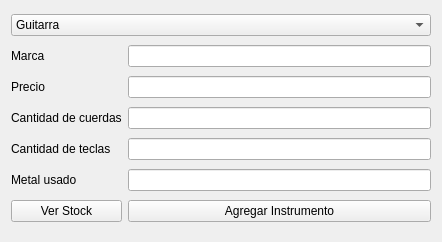
<?xml version="1.0" encoding="UTF-8"?>
<ui version="4.0">
 <class>Formulario</class>
 <widget class="QWidget" name="Formulario">
  <property name="geometry">
   <rect>
    <x>0</x>
    <y>0</y>
    <width>442</width>
    <height>242</height>
   </rect>
  </property>
  <property name="windowTitle">
   <string>Formulario</string>
  </property>
  <layout class="QGridLayout" name="gridLayout">
   <item row="1" column="0">
    <widget class="QLabel" name="lMarca">
     <property name="text">
      <string>Marca</string>
     </property>
    </widget>
   </item>
   <item row="1" column="1">
    <widget class="QLineEdit" name="leMarca"/>
   </item>
   <item row="2" column="0">
    <widget class="QLabel" name="lPrecio">
     <property name="text">
      <string>Precio</string>
     </property>
    </widget>
   </item>
   <item row="2" column="1">
    <widget class="QLineEdit" name="lePrecio"/>
   </item>
   <item row="3" column="0">
    <widget class="QLabel" name="lCant_cuerdas">
     <property name="text">
      <string>Cantidad de cuerdas</string>
     </property>
    </widget>
   </item>
   <item row="3" column="1">
    <widget class="QLineEdit" name="leCant_cuerdas"/>
   </item>
   <item row="4" column="0">
    <widget class="QLabel" name="lCant_teclas">
     <property name="text">
      <string>Cantidad de teclas</string>
     </property>
    </widget>
   </item>
   <item row="4" column="1">
    <widget class="QLineEdit" name="leCant_teclas"/>
   </item>
   <item row="5" column="0">
    <widget class="QLabel" name="lMetal_usado">
     <property name="text">
      <string>Metal usado</string>
     </property>
    </widget>
   </item>
   <item row="5" column="1">
    <widget class="QLineEdit" name="leMetal_usado"/>
   </item>
   <item row="6" column="0">
    <widget class="QPushButton" name="pbStock">
     <property name="text">
      <string>Ver Stock</string>
     </property>
    </widget>
   </item>
   <item row="6" column="1">
    <widget class="QPushButton" name="pbAgregar">
     <property name="text">
      <string>Agregar Instrumento</string>
     </property>
    </widget>
   </item>
   <item row="0" column="0" colspan="2">
    <widget class="QComboBox" name="CBtipoInstrumento">
     <item>
      <property name="text">
       <string>Guitarra</string>
      </property>
     </item>
     <item>
      <property name="text">
       <string>Viento</string>
      </property>
     </item>
     <item>
      <property name="text">
       <string>Teclado</string>
      </property>
     </item>
    </widget>
   </item>
  </layout>
 </widget>
 <resources/>
 <connections/>
</ui>
